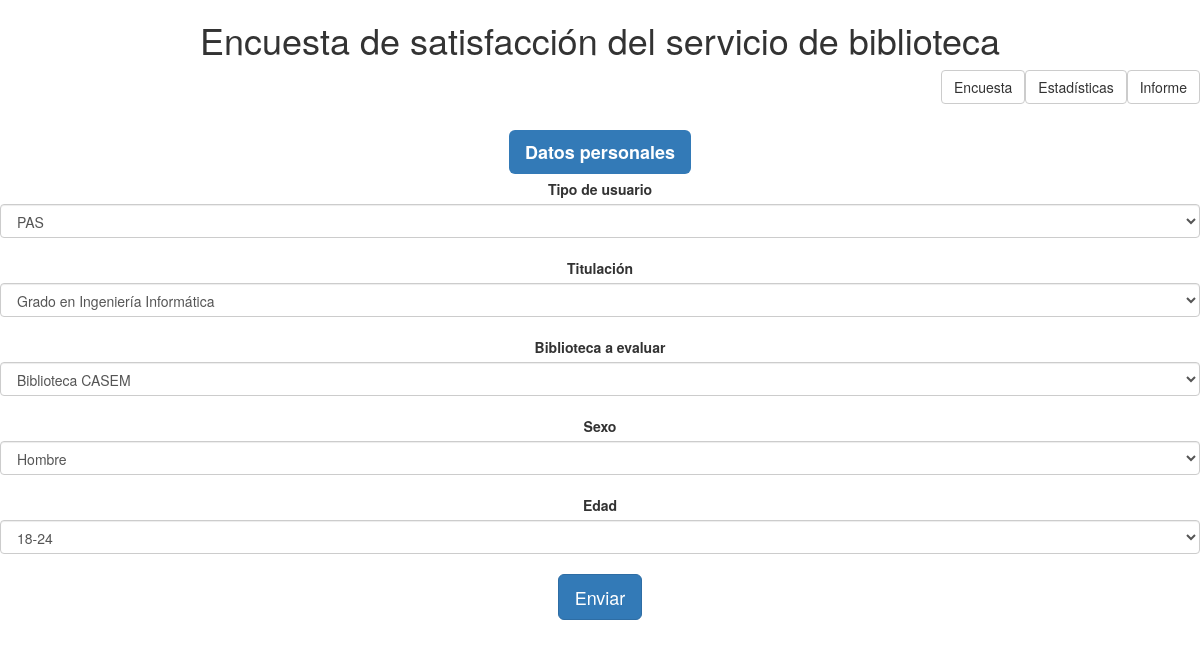
The page / on the database its author committed.
### tables this page shows
CREATE TABLE `preguntas` (
  `id` int(11) NOT NULL,
  `id_dimension` int(11) NOT NULL,
  `pregunta` text NOT NULL,
  `tipo` int(11) NOT NULL,
  `descripcion` text
);

### funciones.php (called while the page is built, shortened)
<?php
	function obtener_secciones(){
		$consulta = mysql_query("SELECT count(*) FROM `secciones`");
		return $consulta;
	}
	function obtener_preguntas($dimension){
		$consulta = mysql_query("SELECT * FROM `preguntas` WHERE id_dimension='".$dimension."'");
		return $consulta;
	}
	function obtener_estudios(){
		$consulta = mysql_query("SELECT * FROM `estudios`");
		return $consulta;
	}
?>

### index.php (the view, shortened to what this page needs)
<?php
  include('funciones.php');
?>
<html>
<head>
    <link href="css/bootstrap.min.css" rel="stylesheet">
    <h1 align="center">Encuesta de satisfacción del servicio de biblioteca</h1>
    <a  style="float: right;" class="btn btn-default" href="privado/generarInforme.php" role="button">Informe</a>
    <a  style="float: right;" class="btn btn-default" href="privado/estadisticas.php" role="button">Estadísticas</a>
    <a  style="float: right;" class="btn btn-default" href="#" role="button">Encuesta</a>
    <br>
    <br>
    <br>
</head>
<body>
<?php
    echo '<form method="post" action=funciones.php>';
    $num_dim = obtener_secciones();
    for($dim_actual = 1; $dim_actual <= $num_dim; $dim_actual++){
      $preguntas = obtener_preguntas($dim_actual);
      echo "<div align=\"center\"class=\"form_group\">";
      switch($dim_actual){
        case 1:
		echo "<label align=\"center\" class=\"btn-lg bg-primary\">Datos personales</label>";
        break;
      }
      echo "</div>";
      for($i = 1; $i <= mysql_num_rows($preguntas); $i++ ){
          $pregunta_actual = mysql_fetch_array($preguntas);
          $pregunta_texto = $pregunta_actual["pregunta"];
          echo "<div align=\"center\"class=\"form_group\"><label for=\"exampleInputEmail1\">$pregunta_texto</label>";
          switch($pregunta_actual["tipo"]){
            case 1:
              echo "<select name=\"pregunta_tipo_usuario\" class=\"form-control\"><br><option value=\"1\">PAS<option value=\"2\">Profesor<option value=\"3\" checked>Estudiante</select><br>";
            break;
            case 2:
              $estudios = obtener_estudios();
              $num_estudios = mysql_num_rows($estudios);
              echo "<select name=\"pregunta_estudios\" class=\"form-control\"><br>";
              for($j=1;$j<=$num_estudios;$j++){
                $estudio_actual = mysql_fetch_array($estudios);
                echo "<option value=\"$j\">".$estudio_actual["nombre"];
              }
              echo '</select><br>';
            break;
            case 3:
              echo "<select name=\"pregunta_biblioteca\" class=\"form-control\"><br><option value=\"1\">Biblioteca CASEM<option value=\"2\">Biblioteca ESI</select><br>";
            break;
            case 4:
              echo "<select name=\"pregunta_sexo\" class=\"form-control\"><br><option value=\"1\" checked>Hombre<option value=\"2\">Mujer</select><br>";
            break;
            case 6:
              echo "<select name=\"pregunta_edad\" class=\"form-control\"><br><option value=\"1\" checked>18-24<option value=\"2\">25-31<option value=\"3\">32-60</select><br>";
            break;
          }
      }
    }
      echo '<input type="submit" name="submit" class="btn btn-primary btn-lg" value="Enviar">';
    echo '</form>';
?>
</body>
</html>

### rows shown on the page
preguntas: pregunta "Tipo de usuario"
preguntas: pregunta "Titulación"
preguntas: pregunta "Biblioteca a evaluar"
preguntas: pregunta "Sexo"
preguntas: pregunta "Edad"

### other values the page prints
form field pregunta_estudios "Grado en Ingeniería Informática"
